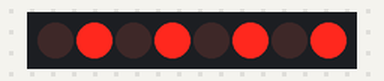
Bench run of a sketch on a simulated Arduino Uno, built with avr-gcc and run on an emulated ATmega328P. Parts: 8 shift-register outputs drawn as a row of LEDs (first output left, lit = HIGH). Wiring (inferred from the names in the program): shift register (74HC595): data pin 2; shift clock pin 4; latch pin 3. Wiring (inferred from the signals the program sends): row of LEDs: on Q0, Q1, Q2, Q3, Q4, Q5, Q6, Q7.

Above: at 0.5 s.
At 3.5 s:
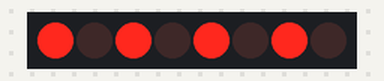
Timing chart, 0 to 4.6 s (numbered marks = the images above):
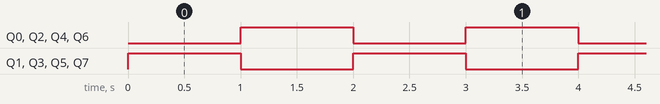

The sketch:

desplazamiento.ino
```cpp
/*
  Registro de desplazamiento 74HC595
  Martes 3 de noviembre de 2020

  Lucas Martín Treser - Automatismos Mar del Plata
  https://www.automatismos-mdq.com.ar/

  Simulación disponible en:
  https://www.tinkercad.com/things/eVnENIgBcN1

  shiftOut()
  https://www.arduino.cc/reference/en/language/functions/advanced-io/shiftout/

*/

const int LATCHPIN = 3; //RCLK
const int CLOCKPIN = 4; //SRCLK
const int DATAPIN = 2;  //SER

byte datos;

void setup() {
  pinMode(LATCHPIN, OUTPUT);
  pinMode(CLOCKPIN, OUTPUT);
  pinMode(DATAPIN, OUTPUT);

  digitalWrite(LATCHPIN, LOW);
}

void loop() {

  datos = B10101010; //dato a enviar
  shiftOut(DATAPIN, CLOCKPIN, MSBFIRST, datos);
  digitalWrite(LATCHPIN, HIGH);
  digitalWrite(LATCHPIN, LOW);
  delay(1000);

  datos = B01010101; //dato a enviar
  shiftOut(DATAPIN, CLOCKPIN, MSBFIRST, datos);
  digitalWrite(LATCHPIN, HIGH);
  digitalWrite(LATCHPIN, LOW);
  delay(1000);
}
```

Measured:
- by itself, Q0–7: alternates HIGH for 1.0 s and LOW for 1.0 s
